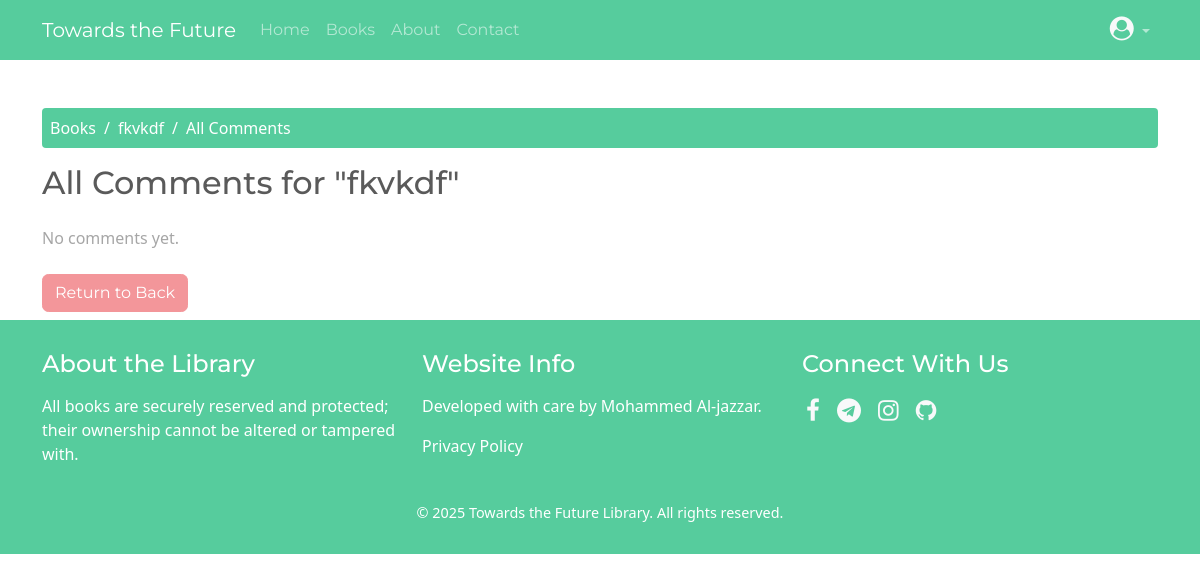
The app's page /book/5/comments/ (signed in), older data.
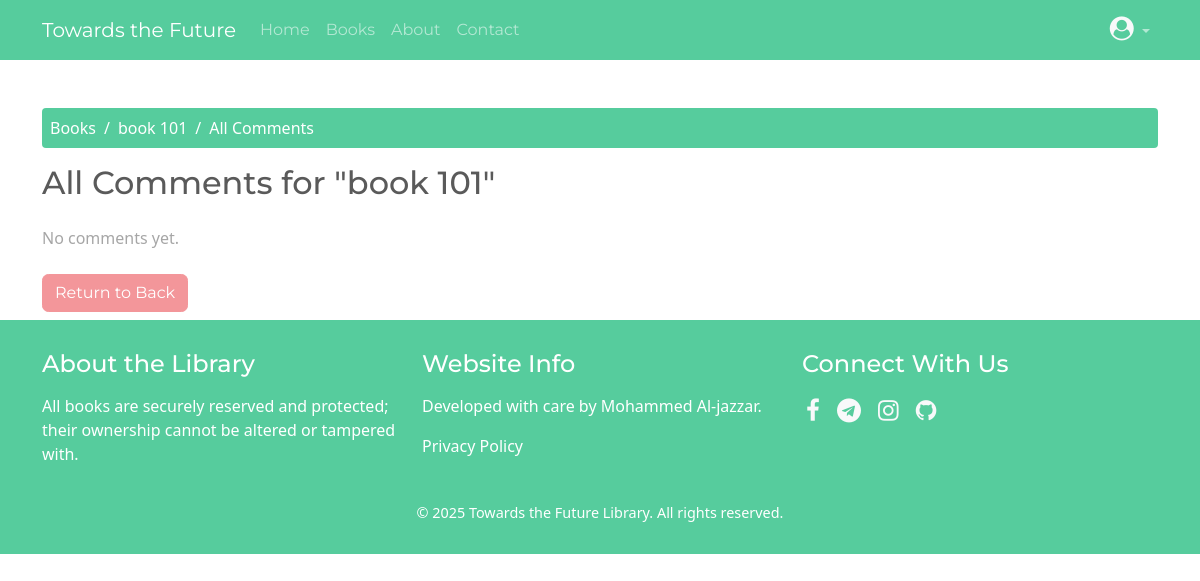
The same page, newer data.
### library/models.py (models this page shows, shortened)
class Book(models.Model):
    STATUS = [
        ('draft', 'Draft'),
        ('published', 'Published'),
    ]
    title = models.CharField(max_length=255, verbose_name="Title")
    description = models.TextField(verbose_name="Brief Description")
    author = models.CharField(max_length=255, verbose_name="Author")
    category = models.ForeignKey('Category', on_delete=models.CASCADE, verbose_name="Category", related_name="categories")  # تعديل هنا
    book_file = models.FileField(upload_to='books/files/', verbose_name="Book File")
    link = models.URLField(blank=True, null=True, verbose_name="Link")
    poster_image = models.ImageField(upload_to='books/posters/', verbose_name="Poster Image")
    publish_date = models.DateField(verbose_name="Publish Date")
    added_by = models.ForeignKey(settings.AUTH_USER_MODEL, on_delete=models.CASCADE, verbose_name="Added By")
    total_pages = models.PositiveIntegerField(verbose_name="Total Pages")
    language = models.CharField(max_length=50, verbose_name="Language")
    status = models.CharField(max_length=20, choices=STATUS, default='pending', verbose_name="Status")
    views_count = models.PositiveIntegerField(default=0, verbose_name="Views Count")
    quote = models.TextField(blank=True, null=True, verbose_name="Quote")
    download_count = models.PositiveIntegerField(default=0, verbose_name="Download Count")
    class Meta:
        verbose_name = "Book"
        verbose_name_plural = "Books"

### library/views.py (the view)
# urls.py: path('book/<int:book_id>/comments/', views.all_comments, name='all_comments'),
@login_required
def all_comments(request, book_id):
    book = get_object_or_404(Book, id=book_id)
    comments = book.comments.all()
    paginator = Paginator(comments, 10)
    page_number = request.GET.get('page')
    page_obj = paginator.get_page(page_number)
    return render(request, 'all_comments.html', {'book': book, 'comments': page_obj})

### library/templates/all_comments.html (shortened to what this page needs)
{% extends 'base.html' %}
{% load static %}
{% block content %}
<div class="container-fluid mt-5">
    <div class="container">
        <nav aria-label="breadcrumb" class="">
            <ol class="breadcrumb bg-success p-2">
                <li class="breadcrumb-item"><a href="{% url 'library:books' %}" style="text-decoration: none; color: white;">Books</a></li>
                <li class="breadcrumb-item"><a href="{% url 'library:book_detail' book.id %}" style="text-decoration: none; color: white;">{{ book.title }}</a></li>
                <li class="breadcrumb-item active" aria-current="page" style="color: white;">All Comments</li>
            </ol>
        </nav>
        <h2 class="mb-4">All Comments for "{{ book.title }}"</h2>
        <div class="row">
            <div class="col-12">
                {% for comment in comments %}
                    <div class="card mb-3 shadow-sm">
                        <div class="card-body">
                            <div class="d-flex justify-content-between">
                                <div class="d-flex">
                                    {% if comment.user.profile_picture %}
                                        <img src="{{ comment.user.profile_picture.url }}" alt="{{ comment.user.username }}" width="40" height="40" style="border-radius: 50%; object-fit: cover;">
                                    {% else %}
                                        <img src="{% static 'img/logo.png' %}" alt="Default Avatar" width="40" height="40" style="border-radius: 50%; object-fit: cover;">
                                    {% endif %}
                                    <p class="card-text mx-2 mt-1">{{ comment.user.username }}</p>
                                </div>
                                <div>
                                    <small>since {{ comment.created_at|timesince }} ago</small>
                                </div>
                            </div>
                            <p class="card-text mt-1">{{ comment.text }}</p>
                            <span>
                                {% for i in "12345" %}
                                    {% if forloop.counter <= comment.rating %}
                                        <span class="rating-filled">⭐</span>
                                    {% else %}
                                        <span class="rating-empty">✰</span>
                                    {% endif %}
                                {% endfor %}
                            </span>
                        </div>
                    </div>
                {% empty %}
                    <p class="text-muted">No comments yet.</p>
                {% endfor %}
            </div>
        </div>
        <a href="{% url 'library:book_detail' book.id %}" class="btn btn-secondary my-2">Return to Back</a>
    </div>
</div>
{% endblock %}

Row changes from the older to the newer data that the page shows:
changed Book: title "fkvkdf" → "book 101"
